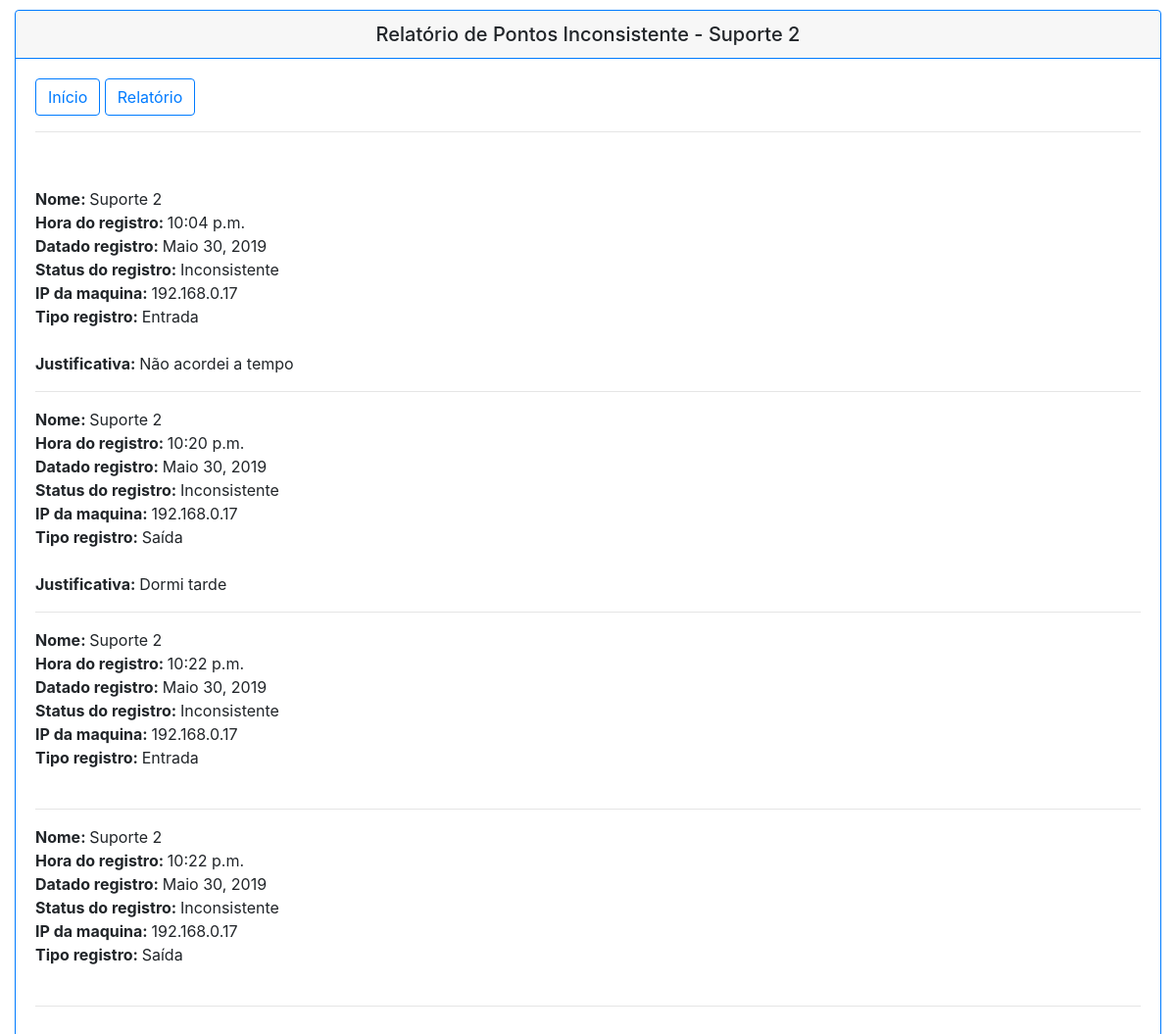
/relatorio/relatorio/inconsistentes/3/ (signed in), run on the app's committed database.
### app_ponto/models.py (models this page shows, shortened)
class Funcionario(models.Model):
    usuario = models.OneToOneField(User, on_delete=models.SET_NULL, blank=True, null=True, verbose_name='Usuário')
    lider = models.ForeignKey('Funcionario', on_delete=models.SET_NULL, blank=True, null=True, verbose_name='Chefe Imediato')
    cargo = models.ForeignKey(CargoFuncionario, on_delete=models.SET_NULL, blank=True, null=True, verbose_name='Cargo do funcionário')
    conf_hora = models.ForeignKey(ConfiguracaoHora, on_delete=models.SET_NULL, blank=True, null=True, verbose_name='Configuração da hora')
    nome = models.CharField('Nome do funcionário', max_length=128)

class Frequencia(models.Model):
    funcionario = models.ForeignKey(Funcionario, on_delete=models.SET_NULL, blank=True, null=True, verbose_name='Funcionário')
    hora_ponto = models.TimeField('Hora de entrada 1', blank=True, null=True)
    tipo_ponto = models.ForeignKey(TipoPonto, on_delete=models.SET_NULL, blank=True, null=True, verbose_name='Tipo ponto')
    data_resgistro = models.DateField('Data do registro', auto_now_add=True, blank=True, null=True)
    status_ponto = models.ForeignKey(StatusPonto, on_delete=models.SET_NULL, blank=True, null=True, verbose_name='Status ponto')
    ip_registro = models.CharField(max_length=20, default=pegar_ip(), editable=False, blank=True, null=True)
    juntificativa = models.TextField(blank=True, null=True)

class StatusPonto(models.Model):
    descricao = models.CharField('Descrição', max_length=128)
    def __str__(self):
        return self.descricao

class TipoPonto(models.Model):
    descricao = models.CharField('Descrição', max_length=128)
    def __str__(self):
        return self.descricao

### app_ponto/views.py (the view)
# urls.py: path('relatorio/relatorio/inconsistentes/<int:funcionario_id>/', relatorio_pontos_inconsistentes, name='relatorio_inconsistentes'),
@login_required
def relatorio_pontos_inconsistentes(request, funcionario_id):
    frequencia_inconsistente = Frequencia.objects.filter(funcionario=funcionario_id, status_ponto=2)
    func = Funcionario.objects.get(pk=funcionario_id)
    return render(request, 'app_ponto/relatorio_pontos_inconsistentes.html', {'frequencia_inconsistente': frequencia_inconsistente, 'func': func})

### app_ponto/templates/app_ponto/relatorio_pontos_inconsistentes.html (shortened to what this page needs)
{% if user.is_authenticated %}
<!DOCTYPE html>
<html>
<head>
    <link rel="stylesheet" href="https://stackpath.bootstrapcdn.com/bootstrap/4.3.1/css/bootstrap.min.css"
>
</head>
<body>
<div class="container col-md-12" style="margin-top: 10px">
    <div class="card border-primary mb-3">
        <h5 class="card-header text-center border-primary">Relatório de Pontos Inconsistente - {{ func.nome }}</h5>
        <div class="card-body">
            <div>
                <a class="btn btn-outline-primary" href="{% url 'home'%}" role="button">Início</a>
                <a class="btn btn-outline-primary" href="{% url 'relatorio'%}" role="button">Relatório</a>
            </div>
            <hr>
            <br>
            <div>
                {% for frequencia in frequencia_inconsistente %}
                    <div>
                        <b>Nome: </b>{{ frequencia.funcionario.nome }}
                        <br>
                        <b>Hora do registro: </b>{{ frequencia.hora_ponto }}
                        <br>
                        <b>Datado registro: </b>{{ frequencia.data_resgistro }}
                        <br>
                        <b>Status do registro: </b>{{ frequencia.status_ponto }}
                        <br>
                        <b>IP da maquina: </b>{{ frequencia.ip_registro }}
                        <br>
                        <b>Tipo registro: </b> {{ frequencia.tipo_ponto }}
                    </div>
                    <br>
                    {% if frequencia.juntificativa != Null %}
                        <p><b> Justificativa: </b>{{ frequencia.juntificativa }}</p>
                    {% endif %}
                    <hr>
                {% endfor %}
            </div>
        </div>
    </div>
</body>
</html>
{% endif %}

### data on the page
Funcionario: nome "Suporte 2"
Frequencia: funcionario.nome "Suporte 2", hora_ponto "10:04 p.m.", data_resgistro "Maio 30, 2019", status_ponto "Inconsistente", ip_registro "192.168.0.17", tipo_ponto "Entrada", juntificativa "Não acordei a tempo"
Frequencia: funcionario.nome "Suporte 2", hora_ponto "10:20 p.m.", data_resgistro "Maio 30, 2019", status_ponto "Inconsistente", ip_registro "192.168.0.17", tipo_ponto "Saída", juntificativa "Dormi tarde"
Frequencia: funcionario.nome "Suporte 2", hora_ponto "10:22 p.m.", data_resgistro "Maio 30, 2019", status_ponto "Inconsistente", ip_registro "192.168.0.17", tipo_ponto "Entrada"
Frequencia: funcionario.nome "Suporte 2", hora_ponto "10:22 p.m.", data_resgistro "Maio 30, 2019", status_ponto "Inconsistente", ip_registro "192.168.0.17", tipo_ponto "Saída"
